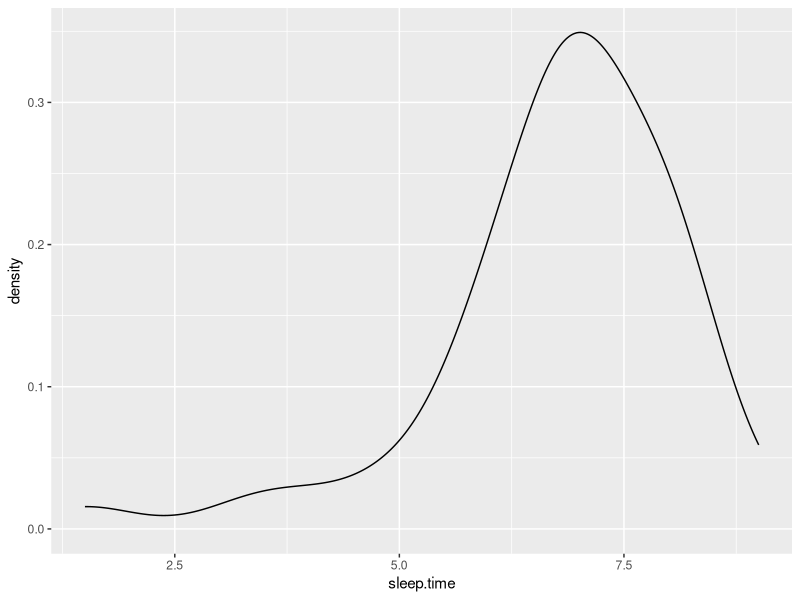

This chart was generated by the following R code:
## ---- chunk 1
library(tidyverse)
## ---- chunk 2
data = read_csv("Sleep_Analysis.csv")
dim(data)
names(data)
head(data)
## ---- chunk 3
colnames(data) = make.names(colnames(data)) %>% unique()
data %>%
  mutate(
    physical.illness = if_else(physical.illness=='no',0,1),
    bluelight.filter = ifelse(bluelight.filter=='no',0,1),
    smoke.drink = ifelse(smoke.drink=='no',0,1),
    meals.day = case_when(
      meals.day=='one'~1,
      meals.day=='two'~2,
      meals.day=='three'~3,
      meals.day=='four'~4,
      meals.day=='five'~5,
      meals.day=='more than 5'~6,
      .default=0
    )
  )
data
## ---- chunk 4
sleep_time = data %>% 
  filter(round(sleep.time,4) != 6.7575) %>% 
  select(sleep.time)

sleep_time %>% 
  ggplot() +
    geom_density(aes(x=sleep.time))
## ---- chunk 5
mean(data$sleep.time)
t.test(sleep_time, mu=7)
## ---- chunk 6
data_by_gender = data %>% 
  select(Gender, sleep.time) %>%
  filter(Gender %in% c("Male", "Female"), round(sleep.time,4) != 6.7575)

t.test(sleep.time ~ Gender, data=data_by_gender)
## ---- chunk 7
wilcox.test(sleep.time ~ Gender, data=data_by_gender)
